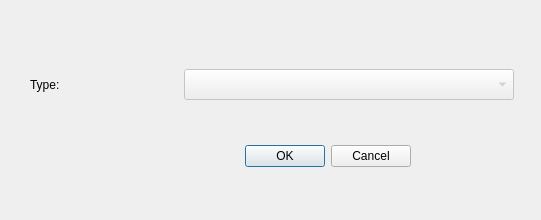
<?xml version="1.0" encoding="UTF-8"?>
<ui version="4.0">
 <class>vpTrackTypeDialog</class>
 <widget class="QDialog" name="vpTrackTypeDialog">
  <property name="geometry">
   <rect>
    <x>0</x>
    <y>0</y>
    <width>541</width>
    <height>220</height>
   </rect>
  </property>
  <property name="windowTitle">
   <string>Set Track Type</string>
  </property>
  <property name="modal">
   <bool>true</bool>
  </property>
  <widget class="QDialogButtonBox" name="buttonBox">
   <property name="geometry">
    <rect>
     <x>70</x>
     <y>140</y>
     <width>341</width>
     <height>32</height>
    </rect>
   </property>
   <property name="orientation">
    <enum>Qt::Horizontal</enum>
   </property>
   <property name="standardButtons">
    <set>QDialogButtonBox::Cancel|QDialogButtonBox::Ok</set>
   </property>
  </widget>
  <widget class="QComboBox" name="trackType">
   <property name="enabled">
    <bool>false</bool>
   </property>
   <property name="geometry">
    <rect>
     <x>184</x>
     <y>69</y>
     <width>330</width>
     <height>31</height>
    </rect>
   </property>
  </widget>
  <widget class="QLabel" name="trackTypeLabel">
   <property name="geometry">
    <rect>
     <x>30</x>
     <y>69</y>
     <width>67</width>
     <height>31</height>
    </rect>
   </property>
   <property name="text">
    <string>Type:</string>
   </property>
  </widget>
 </widget>
 <resources/>
 <connections>
  <connection>
   <sender>buttonBox</sender>
   <signal>accepted()</signal>
   <receiver>vpTrackTypeDialog</receiver>
   <slot>accept()</slot>
   <hints>
    <hint type="sourcelabel">
     <x>248</x>
     <y>254</y>
    </hint>
    <hint type="destinationlabel">
     <x>157</x>
     <y>274</y>
    </hint>
   </hints>
  </connection>
  <connection>
   <sender>buttonBox</sender>
   <signal>rejected()</signal>
   <receiver>vpTrackTypeDialog</receiver>
   <slot>reject()</slot>
   <hints>
    <hint type="sourcelabel">
     <x>316</x>
     <y>260</y>
    </hint>
    <hint type="destinationlabel">
     <x>286</x>
     <y>274</y>
    </hint>
   </hints>
  </connection>
 </connections>
</ui>
